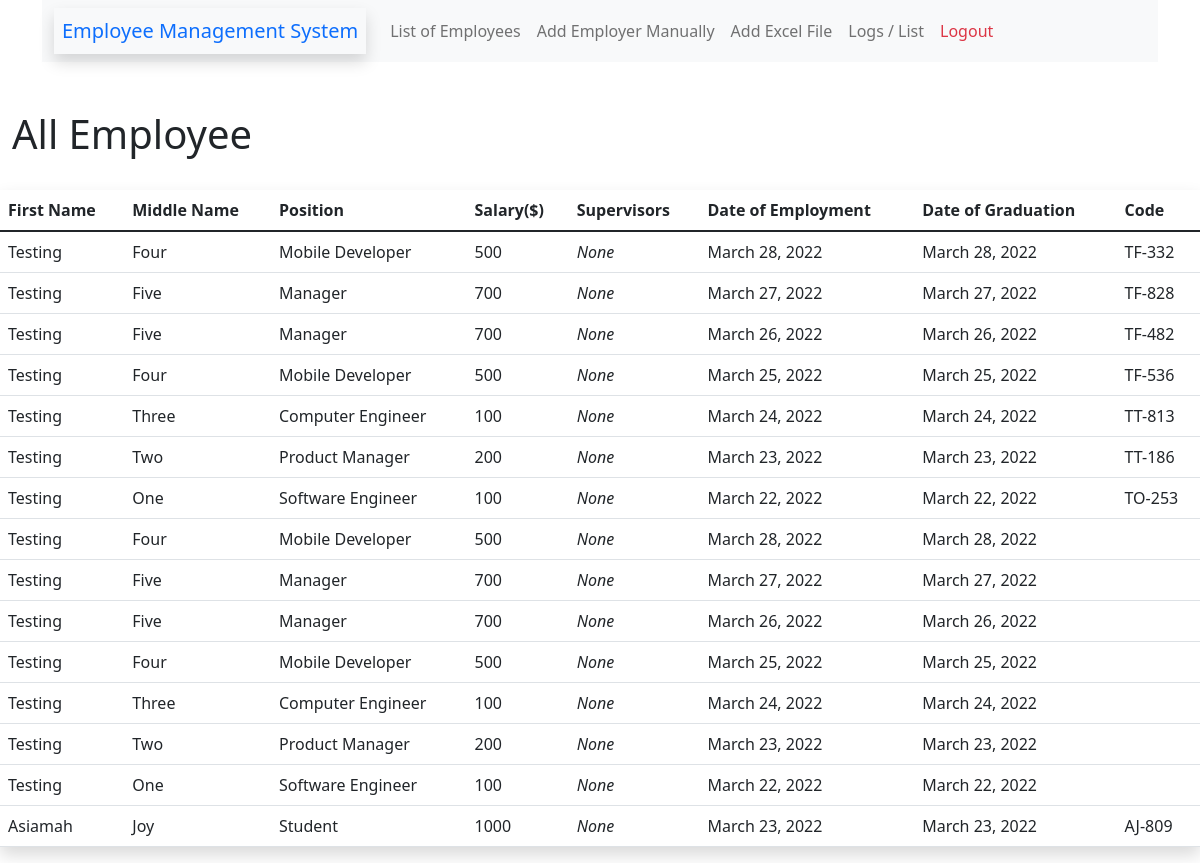
Page / (signed in) on the earlier database version.
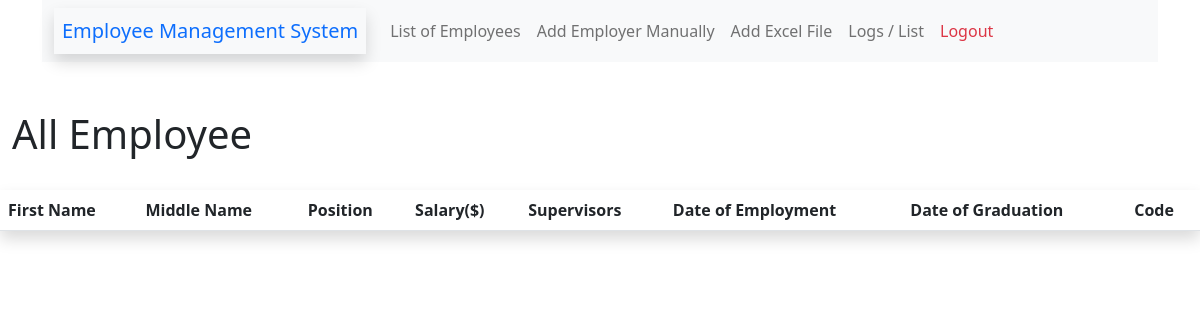
Same page on the later database version.
### EmployeeApp/models/employee_model.py (models this page shows, shortened)
class Employee(models.Model):
    first_name      = models.CharField(max_length=100)
    middle_name     = models.CharField(max_length=100)
    date_of_graduation= models.DateField(blank=True)
    date_of_employment= models.DateField(blank=True)
    position        = models.CharField(max_length=100)
    salary          = models.IntegerField(default=0)
    supervisors     = models.ManyToManyField('Employee', blank=True)
    employee_code   = models.CharField(max_length=6, blank=True)
    class Meta:
        ordering = ['-id']

### EmployeeApp/views/general_views.py (the view)
# urls.py: path('', general_views.employee_list, name="index"),
@login_required
def employee_list(request):
	employees = Employee.objects.all()
	context = {
		"employees": employees
	}
	return render(request, 'employee_list.html', context)

### EmployeeApp/templates/employee_list.html (shortened to what this page needs)
<!DOCTYPE html>
<html lang="en">
<head>
  {% load static %}
  <link href="https://cdn.jsdelivr.net/npm/bootstrap@5.1.3/dist/css/bootstrap.min.css" rel="stylesheet"
>
</head>
<body class="container-fluid">
  <div class="container">{% include 'header.html'%}</div>
  <main>
    <h1>All Employee</h1><br>
    <div class="row">
      <table class="table shadow">
        <thead>
          <tr>
            <th scope="col">First Name</th>
            <th scope="col">Middle Name</th>
            <th scope="col">Position</th>
            <th scope="col">Salary($)</th>
            <th scope="col">Supervisors</th>
            <th scope="col">Date of Employment</th>
            <th scope="col">Date of Graduation</th>
            <th scope="col">Code</th>
          </tr>
        </thead>
        <tbody>
        {% for employee in employees %}
          <tr>
            <td>{{employee.first_name}}</td>
            <td>{{employee.middle_name}}</td>
            <td>{{employee.position}}</td>
            <td>{{employee.salary}}</td>
            <td>
              <i>
                {% for supervisor in employee.supervisors.all %}
                    {{supervisor}},<br>
                  {% empty %}
                  None
                {% endfor %}
              </i>
            </td>
            <td>{{employee.date_of_employment}}</td>
            <td>{{employee.date_of_graduation}}</td>
            <td>{{employee.employee_code}}</td>
          </tr>
        {% endfor %}
        </tbody>
      </table>
    </div>
  </main>
</body>
</html>

Differences in the rows shown:
removed Employee: first_name "Testing", middle_name "Four", position "Mobile Developer", salary "500", date_of_employment "March 28, 2022", date_of_graduation "March 28, 2022", employee_code "TF-332"
removed Employee: first_name "Testing", middle_name "Five", position "Manager", salary "700", date_of_employment "March 27, 2022", date_of_graduation "March 27, 2022", employee_code "TF-828"
removed Employee: first_name "Testing", middle_name "Five", position "Manager", salary "700", date_of_employment "March 26, 2022", date_of_graduation "March 26, 2022", employee_code "TF-482"
removed Employee: first_name "Testing", middle_name "Four", position "Mobile Developer", salary "500", date_of_employment "March 25, 2022", date_of_graduation "March 25, 2022", employee_code "TF-536"
removed Employee: first_name "Testing", middle_name "Three", position "Computer Engineer", salary "100", date_of_employment "March 24, 2022", date_of_graduation "March 24, 2022", employee_code "TT-813"
removed Employee: first_name "Testing", middle_name "Two", position "Product Manager", salary "200", date_of_employment "March 23, 2022", date_of_graduation "March 23, 2022", employee_code "TT-186"
removed Employee: first_name "Testing", middle_name "One", position "Software Engineer", salary "100", date_of_employment "March 22, 2022", date_of_graduation "March 22, 2022", employee_code "TO-253"
removed Employee: first_name "Testing", middle_name "Four", position "Mobile Developer", salary "500", date_of_employment "March 28, 2022", date_of_graduation "March 28, 2022"
removed Employee: first_name "Testing", middle_name "Five", position "Manager", salary "700", date_of_employment "March 27, 2022", date_of_graduation "March 27, 2022"
removed Employee: first_name "Testing", middle_name "Five", position "Manager", salary "700", date_of_employment "March 26, 2022", date_of_graduation "March 26, 2022"
removed Employee: first_name "Testing", middle_name "Four", position "Mobile Developer", salary "500", date_of_employment "March 25, 2022", date_of_graduation "March 25, 2022"
removed Employee: first_name "Testing", middle_name "Three", position "Computer Engineer", salary "100", date_of_employment "March 24, 2022", date_of_graduation "March 24, 2022"
removed Employee: first_name "Testing", middle_name "Two", position "Product Manager", salary "200", date_of_employment "March 23, 2022", date_of_graduation "March 23, 2022"
removed Employee: first_name "Testing", middle_name "One", position "Software Engineer", salary "100", date_of_employment "March 22, 2022", date_of_graduation "March 22, 2022"
removed Employee: first_name "Asiamah", middle_name "Joy", position "Student", salary "1000", date_of_employment "March 23, 2022", date_of_graduation "March 23, 2022", employee_code "AJ-809"
